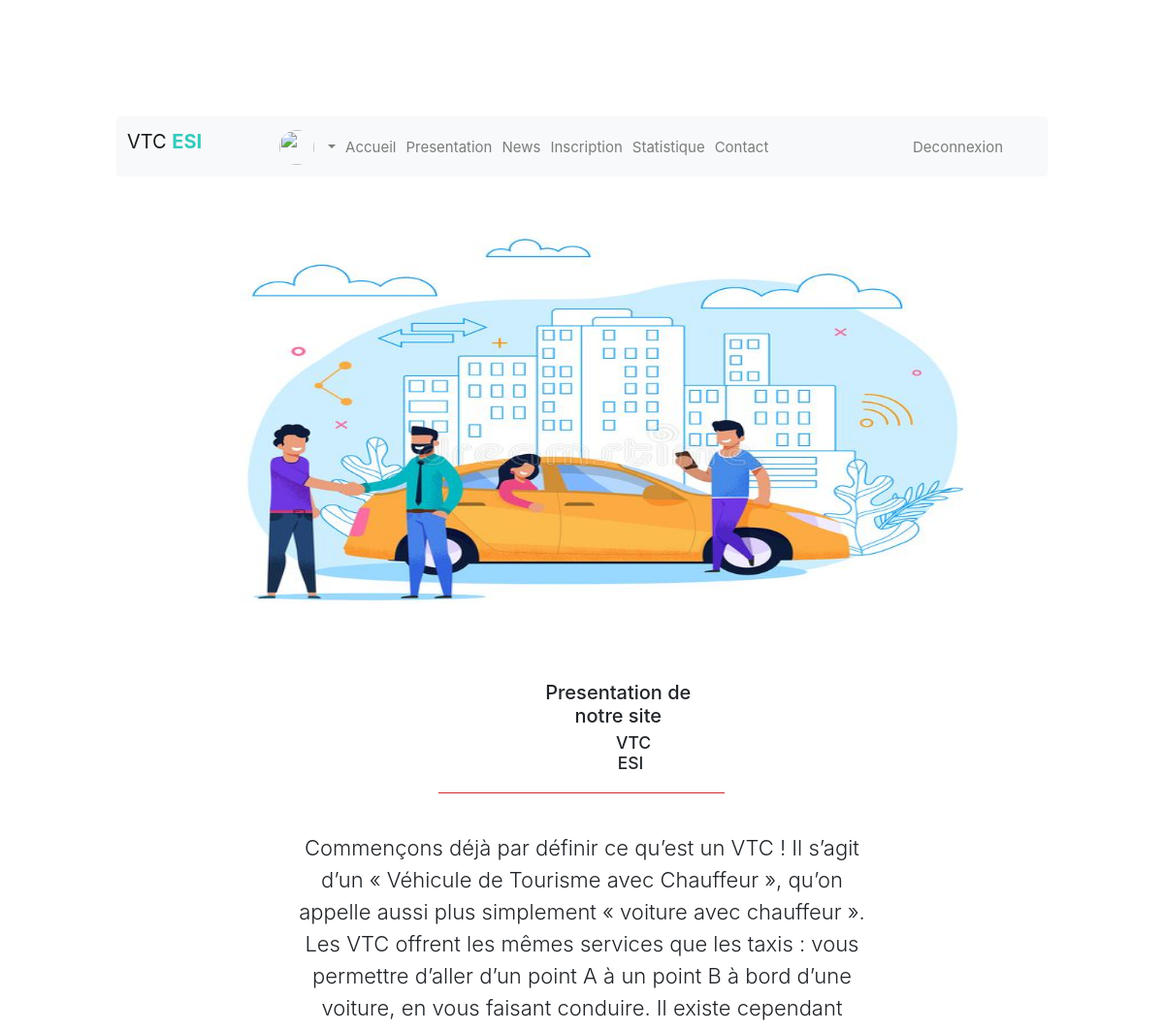
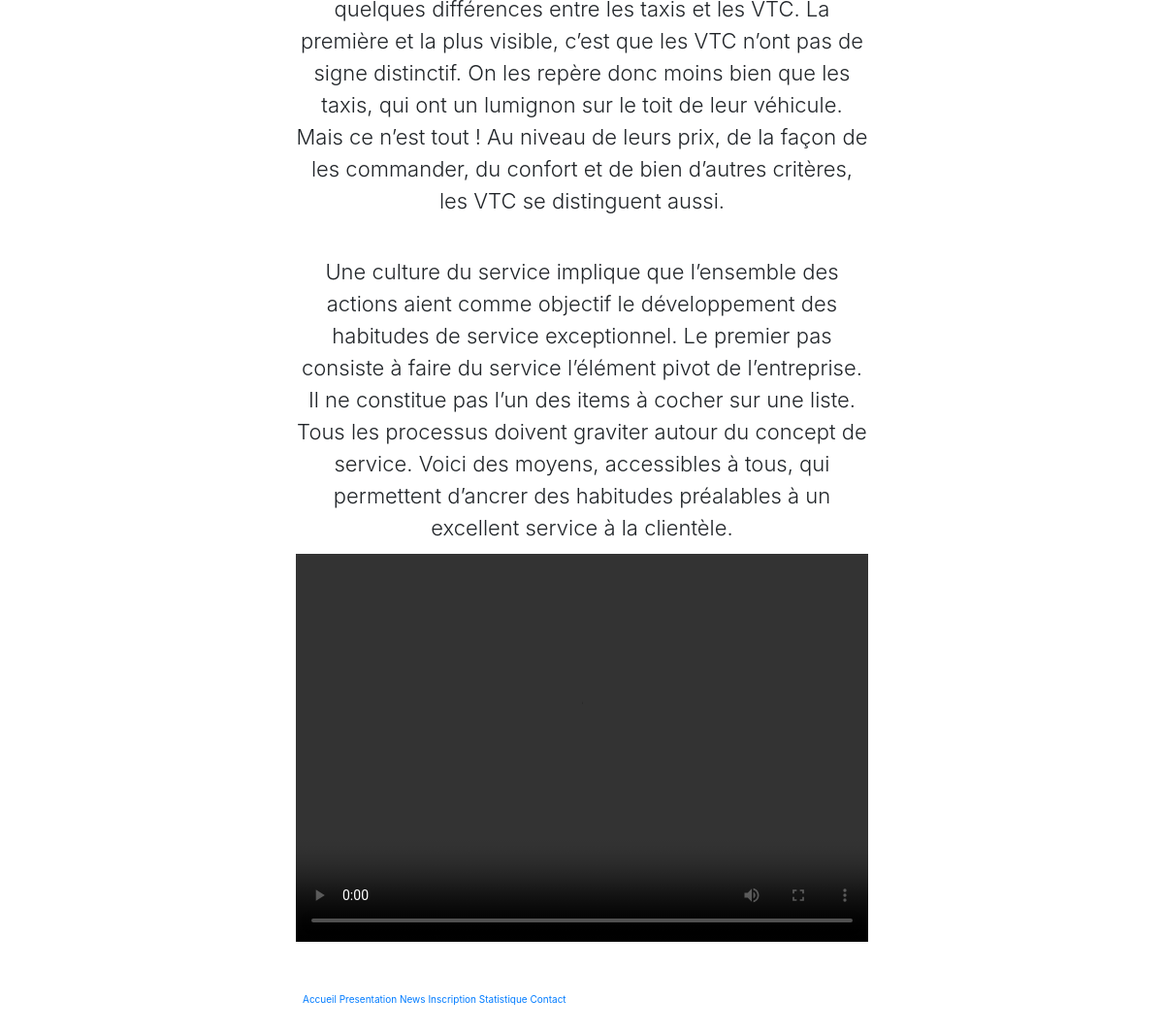
The app's page /presentationController/show (signed in) with its own data (2 pictures, top to bottom).
### tables this page shows
CREATE TABLE IF NOT EXISTS `presentation` (
  `id` int(11) NOT NULL AUTO_INCREMENT,
  `objectif` varchar(1000) NOT NULL,
  `img` varchar(50) NOT NULL,
  `video` varchar(50) NOT NULL,
  `fonctionne` varchar(1000) NOT NULL,
  PRIMARY KEY (`id`)
);

### application/controller/PresentationController.php (called while the page is built)
<?php
class PresentationController extends Controller{
    public function __construct() {
        require_once (APP . 'model/presentation.php');
        $this->model = new presentation();
     }
     public function show()
     {
        $presentation=$this->model->get_info_presentation() ;
        require_once ('../application/view/PresentationView.php');
     }
    }

### public/index.php (called while the page is built, shortened)
<?php
$app = new Application();

### application/model/presentation.php (called while the page is built, shortened)
<?php
class presentation{
    public function connect()
{
   $db = "mysql:dbname=tdw; host: 127.0.0.1";
    try{
       $c= new PDO($db,"root","",array(PDO::MYSQL_ATTR_INIT_COMMAND => "SET CHARACTER SET UTF8"));
    }
    catch(PDOException $ex){
    printf("erreur de connexion", $ex->getMessage());
    exit();
    }
    return $c;
}
    public function get_info_presentation()
{
   $c = $this->connect() ;
   $sql = "SELECT * FROM presentation";
  $res= $c->prepare($sql);
   $res->execute();
   $row =  $res->fetch(PDO::FETCH_OBJ);
   return $row;
}
}
?>

### application/view/PresentationView.php (the view, shortened to what this page needs)
<!DOCTYPE html>
<html>
<head>
<link rel="stylesheet" href="<?php echo URL ?>css/menu.css">
<link rel="stylesheet" href="https://maxcdn.bootstrapcdn.com/font-awesome/4.7.0/css/font-awesome.min.css">
<link rel="stylesheet" href="../public/css/aboutus.css">
<link href="https://maxcdn.bootstrapcdn.com/bootstrap/3.3.6/css/bootstrap.min.css" rel="stylesheet">
<link href="https://cdn.jsdelivr.net/npm/bootstrap@4.5.0/dist/css/bootstrap.min.css" rel="stylesheet">
<link rel="stylesheet" href="https://maxcdn.bootstrapcdn.com/font-awesome/4.7.0/css/font-awesome.min.css">
</head>
<body>
<?php require_once('../application/view/Menu.php') ?>
<section class="" id="section">
   <div class="container text-center">
   <img   src="../public/img/images/presentation/<?php echo  $presentation->img?>" >
      <h2 style="margin-right:35%">
       Presentation de notre site
      </h2>
      <h3 style="margin-right:43%">
         VTC ESI
      </h3>
      <div class="col-md-8 col-md-offset-2">
         <div class="red-border">
         </div>
         <p class="ct-u-size22 ct-u-fontWeight300 marginTop40">
         <?php echo  $presentation->objectif  ?>
         </p>
         <p class="ct-u-size22 ct-u-fontWeight300 marginTop40">
         <?php echo  $presentation->fonctionne  ?>
         </p>
         <video width="100%" height="400" controls>
      <source src="../public/videos/<?php echo  $presentation->video?>" type=video/ogg>
    </video>
      </div>
</section>
<?php
 require_once("../application/view/footer.php") ;
 ?>

### public/css/menu.css (style rules this page uses)
body { margin: 0; font-family: Arial, Helvetica, sans-serif; }

### public/css/aboutus.css (style rules this page uses)
.container { width: 1630px; }
.red-border { width: 50%; border-bottom: 1px solid #d2282e; margin: 0 auto; height: 16px; }
.ct-u-size22 { font-size: 22px; }
.ct-u-fontWeight300 { font-weight: 300; }
.marginTop40 { margin-top: 40px !important; }
h2 { margin-left:400px; }
h3 { margin-left:500px; }
img { display: inline-block; max-width: 100%; vertical-align: middle; }

### application/view/PresentationView.php (style rules this page uses)
body { margin:5%; padding:5%; }
img { height:500px; width:100%; }

### records on screen
presentation: img (picture), objectif "Commençons déjà par définir ce qu’est un VTC ! Il s’agit d’un « Véhicule de Tourisme avec Chauffeur », qu’on appelle aussi plus simplement « voiture avec chauffeur ». Les VTC offrent les mêmes services que les taxis : vous permettre d’aller d’un point A à un point B à bord d’une voiture, en vous faisant conduire. Il existe cependant quelques différences entre les taxis et les VTC. La première et la plus visible, c’est que les VTC n’ont pas de signe distinctif. On les repère donc moins bien que les taxis, qui ont un lumignon sur le toit de leur véhicule. Mais ce n’est tout ! Au niveau de leurs prix, de la façon de les commander, du confort et de bien d’autres critères, les VTC se distinguent…", fonctionne "Une culture du service implique que l’ensemble des actions aient comme objectif le développement des habitudes de service exceptionnel. Le premier pas consiste à faire du service l’élément pivot de l’entreprise. Il ne constitue pas l’un des items à cocher sur une liste. Tous les processus doivent graviter autour du concept de service. Voici des moyens, accessibles à tous, qui permettent d’ancrer des habitudes préalables à un excellent service à la clientèle."
